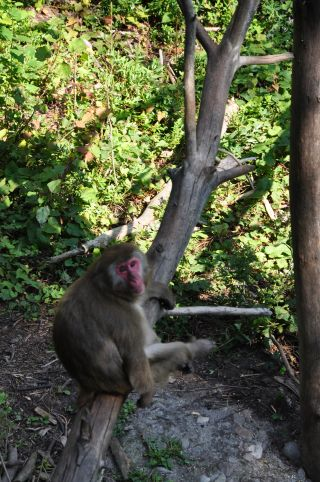
//> input picture opencv2_cookbook_code/3241OS_images/images/baboon1.jpg, 320 x 482 px
$ ./finder   (built with g++ and OpenCV 4)
//> lines starting //> are read from the running program, lines starting //| are printed output that depends on the picture; after the words box and inside, x2 and y2 are one past the last pixel; in counts of white or black regions, pixels touching at a corner belong together
// [16 lines of licence text are left out]

#include <iostream>
#include <vector>
using namespace std;

#include <opencv2\core\core.hpp>
#include <opencv2\highgui\highgui.hpp>
#include <opencv2\imgproc\imgproc.hpp>
#include <opencv2\video\tracking.hpp>

#include "objectFinder.h"
#include "colorhistogram.h"

int main()
{
	// Read reference image
	cv::Mat image= cv::imread("../../../3241OS_images/images/baboon1.jpg");
//> image is the input picture: 482 rows x 320 cols, CV_8UC3; mean B, G, R 65.5, 91.9, 86.2
	if (!image.data)
		return 0;

	// Define ROI
	cv::Mat imageROI= image(cv::Rect(110,260,35,40));
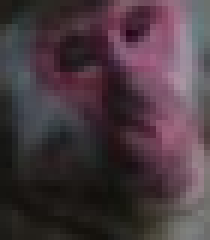
//> imageROI: 40 rows x 35 cols, CV_8UC3 (shown 6 times larger); mean B, G, R 63.8, 57.2, 72.6
	cv::rectangle(image, cv::Rect(110,260,35,40),cv::Scalar(0,0,255));
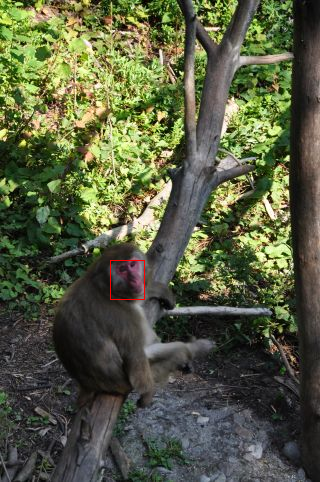
//> image: 482 rows x 320 cols, CV_8UC3; 0.09% of pixels changed, all inside (x1, y1, x2, y2) = (110, 260, 145, 300)

	// Display image
	cv::namedWindow("Image");
	cv::imshow("Image",image);

	// Get the Hue histogram
	int minSat=65;
//> (the run ends here: the program needs code that is not available in this run, at `ColorHistogram hc;`)

$ run again, with opencv2_cookbook_code/3241OS_images/images/baboon2.jpg copied over opencv2_cookbook_code/3241OS_images/images/baboon1.jpg
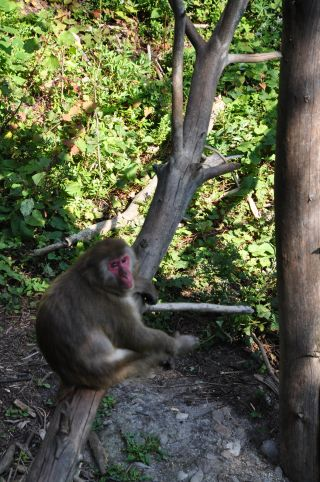
//> input picture opencv2_cookbook_code/3241OS_images/images/baboon2.jpg, 320 x 482 px
//> image is the input picture: 482 rows x 320 cols, CV_8UC3; mean B, G, R 69, 93.2, 88.1
//> `cv::Mat imageROI= image(cv::Rect(110,260,35,40));`:
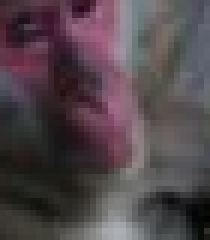
//> imageROI: 40 rows x 35 cols, CV_8UC3 (shown 6 times larger); mean B, G, R 75.3, 70.3, 82
//> `cv::rectangle(image, cv::Rect(110,260,35,40),cv::Scalar(0,0,255));`:
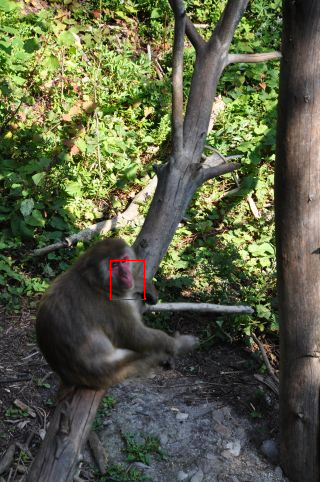
//> image: 482 rows x 320 cols, CV_8UC3; 0.09% of pixels changed, all inside (x1, y1, x2, y2) = (110, 260, 145, 300)

$ run again, with opencv2_cookbook_code/3241OS_images/images/baboon4.jpg copied over opencv2_cookbook_code/3241OS_images/images/baboon1.jpg
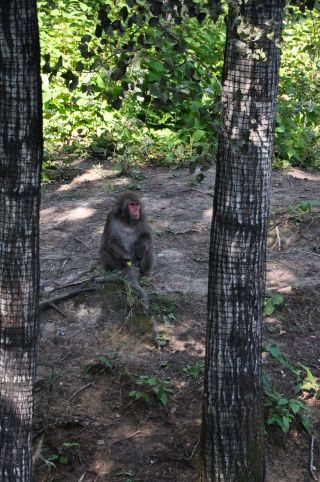
//> input picture opencv2_cookbook_code/3241OS_images/images/baboon4.jpg, 320 x 482 px
//> image is the input picture: 482 rows x 320 cols, CV_8UC3; mean B, G, R 73.6, 85, 79.8
//> `cv::Mat imageROI= image(cv::Rect(110,260,35,40));`:
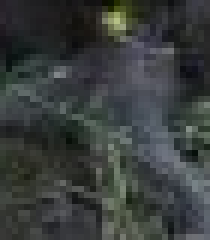
//> imageROI: 40 rows x 35 cols, CV_8UC3 (shown 6 times larger); mean B, G, R 60.4, 61.4, 57.1
//> `cv::rectangle(image, cv::Rect(110,260,35,40),cv::Scalar(0,0,255));`:
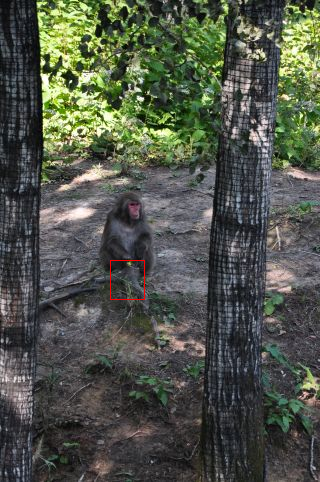
//> image: 482 rows x 320 cols, CV_8UC3; 0.09% of pixels changed, all inside (x1, y1, x2, y2) = (110, 260, 145, 300)
